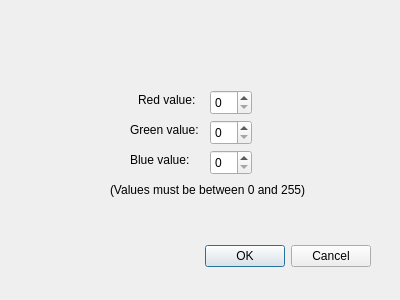
<?xml version="1.0" encoding="UTF-8"?>
<ui version="4.0">
 <class>colourdialog</class>
 <widget class="QDialog" name="colourdialog">
  <property name="geometry">
   <rect>
    <x>0</x>
    <y>0</y>
    <width>400</width>
    <height>300</height>
   </rect>
  </property>
  <property name="windowTitle">
   <string>Dialog</string>
  </property>
  <widget class="QDialogButtonBox" name="buttonBox">
   <property name="geometry">
    <rect>
     <x>30</x>
     <y>240</y>
     <width>341</width>
     <height>32</height>
    </rect>
   </property>
   <property name="orientation">
    <enum>Qt::Orientation::Horizontal</enum>
   </property>
   <property name="standardButtons">
    <set>QDialogButtonBox::StandardButton::Cancel|QDialogButtonBox::StandardButton::Ok</set>
   </property>
  </widget>
  <widget class="QLabel" name="label_4">
   <property name="geometry">
    <rect>
     <x>130</x>
     <y>150</y>
     <width>71</width>
     <height>20</height>
    </rect>
   </property>
   <property name="text">
    <string>Blue value:</string>
   </property>
  </widget>
  <widget class="QLabel" name="label_2">
   <property name="geometry">
    <rect>
     <x>138</x>
     <y>90</y>
     <width>61</width>
     <height>20</height>
    </rect>
   </property>
   <property name="text">
    <string>Red value:</string>
   </property>
  </widget>
  <widget class="QLabel" name="label_3">
   <property name="geometry">
    <rect>
     <x>130</x>
     <y>120</y>
     <width>71</width>
     <height>20</height>
    </rect>
   </property>
   <property name="text">
    <string>Green value:</string>
   </property>
  </widget>
  <widget class="QSpinBox" name="spinBox">
   <property name="geometry">
    <rect>
     <x>210</x>
     <y>90</y>
     <width>42</width>
     <height>25</height>
    </rect>
   </property>
   <property name="maximum">
    <number>255</number>
   </property>
  </widget>
  <widget class="QSpinBox" name="spinBox_2">
   <property name="geometry">
    <rect>
     <x>210</x>
     <y>120</y>
     <width>42</width>
     <height>25</height>
    </rect>
   </property>
   <property name="maximum">
    <number>255</number>
   </property>
  </widget>
  <widget class="QSpinBox" name="spinBox_3">
   <property name="geometry">
    <rect>
     <x>210</x>
     <y>150</y>
     <width>42</width>
     <height>25</height>
    </rect>
   </property>
   <property name="maximum">
    <number>255</number>
   </property>
  </widget>
  <widget class="QLabel" name="label_5">
   <property name="geometry">
    <rect>
     <x>110</x>
     <y>180</y>
     <width>211</width>
     <height>20</height>
    </rect>
   </property>
   <property name="text">
    <string>(Values must be between 0 and 255)</string>
   </property>
  </widget>
 </widget>
 <resources/>
 <connections>
  <connection>
   <sender>buttonBox</sender>
   <signal>accepted()</signal>
   <receiver>colourdialog</receiver>
   <slot>accept()</slot>
   <hints>
    <hint type="sourcelabel">
     <x>248</x>
     <y>254</y>
    </hint>
    <hint type="destinationlabel">
     <x>157</x>
     <y>274</y>
    </hint>
   </hints>
  </connection>
  <connection>
   <sender>buttonBox</sender>
   <signal>rejected()</signal>
   <receiver>colourdialog</receiver>
   <slot>reject()</slot>
   <hints>
    <hint type="sourcelabel">
     <x>316</x>
     <y>260</y>
    </hint>
    <hint type="destinationlabel">
     <x>286</x>
     <y>274</y>
    </hint>
   </hints>
  </connection>
 </connections>
</ui>
